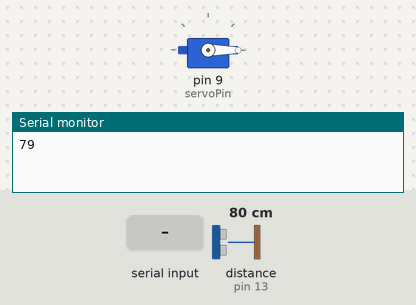
A sketch run on a simulated Arduino Uno, built with avr-gcc and run on an emulated ATmega328P. On the bench: servo, the last lines printed to the serial monitor. Wiring (inferred from the names in the program): ultrasonic range finder: trigger pin 12; echo pin 13. Inputs (shaded band) come from the test bench; at power-on: distance to the obstacle (sensor on pin 13) 80 cm. The echo pulse lasts 58.3 µs per cm.

Above: at 1.2 s.
1.3 s: "90,45\n" received over Serial
At 1.9 s:
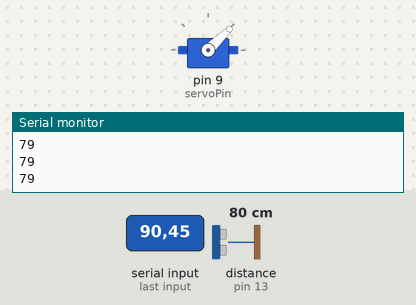
3.8 s: "30,150\n" received over Serial
At 4.6 s:
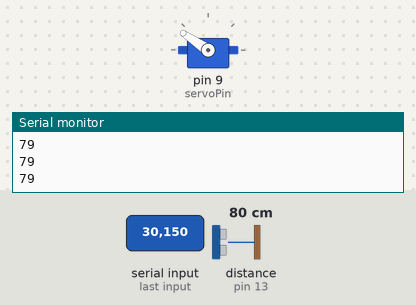
6.3 s: "200\n" received over Serial
At 6.8 s:
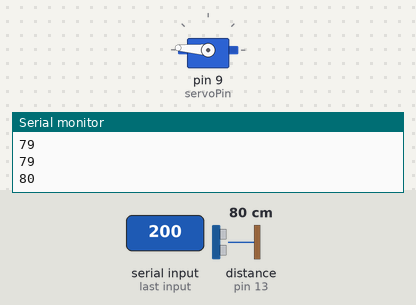
Timing chart, 0 to 9.3 s (numbered marks = the images above; inputs shaded):
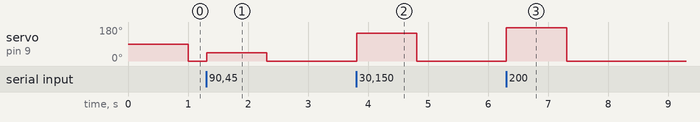

Measured:
- after the input at 1.3 s, servo on pin 9 (servoPin): 0° → 44° at once, → 0° 1.0 s later
- after the input at 3.8 s, servo on pin 9 (servoPin): 0° → 146° at once, → 0° 1.0 s later
- after the input at 6.3 s, servo on pin 9 (servoPin): 0° → 176° at once, → 0° 1.0 s later

The sketch:

Arduino_code_for_motor_shield.ino
```cpp
// (licence header left out)
#include <AFMotor.h>
#include <Servo.h>

// DC hobby servo
Servo servo1;

/* The servo minimum and maximum angle rotation */
static const int minAngle = 0;
static const int maxAngle = 176;
int servoAngle;
int servoPos;
int servoPin = 9;


/* Define pins for HC-SR04 ultrasonic sensor */
#define echoPin 13 // Echo Pin = Analog Pin 0
#define trigPin 12 // Trigger Pin = Analog Pin 1
// #define LEDPin 13 // Onboard LED
long duration; // Duration used to calculate distance
long HR_dist = 0; // Calculated Distance
int HR_angle = 0; // The angle in which the servo/sensor is pointing
int HR_dir = 1; // Used to change the direction of the servo/sensor
int minimumRange = 5; //Minimum Sonar range
int maximumRange = 200; //Maximum Sonar Range

/*--------------------SETUP()------------------------*/
void setup() {
  //Begin Serial communication using a 9600 baud rate
  Serial.begin (9600);

  // Tell the arduino that the servo is attached to Digital pin 10.
  servo1.attach(servoPin);

  //Setup the trigger and Echo pins of the HC-SR04 sensor
  pinMode(trigPin, OUTPUT);
  pinMode(echoPin, INPUT);
  // pinMode(LEDPin, OUTPUT); // Use LED indicator (if required)
}

/*----------------------LOOP()--------------------------*/
void loop() {

  /* check if data has been sent from the computer: */
  /* This expects an integer from the Serial buffer */
  HR_angle = Serial.parseInt();

  /* If the angle provided is 0 or greater, then move servo to that
    position/angle and then get a reading from the ultrasonic sensor */
  if (HR_angle > -1) {
    /*Make sure that the angle provided does not go beyond the capabilities
      of the Servo. This can also be used to calibrate the servo angle */
    servoPos = constrain(map(HR_angle, 0, 180, minAngle, maxAngle), minAngle, maxAngle);
    servo1.write(servoPos);

    /* Call the getDistance function to take a reading from the Ultrasonic sensor */
    getDistance();
  }
}


/*--------------------getDistance() FUNCTION ---------------*/
void getDistance() {

  /* The following trigPin/echoPin cycle is used to determine the
    distance of the nearest object by bouncing soundwaves off of it. */
  digitalWrite(trigPin, LOW);
  delayMicroseconds(2);

  digitalWrite(trigPin, HIGH);
  delayMicroseconds(10);

  digitalWrite(trigPin, LOW);
  duration = pulseIn(echoPin, HIGH);

  //Calculate the distance (in cm) based on the speed of sound.
  HR_dist = duration / 58.2;

  /*Send the reading from the ultrasonic sensor to the computer */
  if (HR_dist >= maximumRange || HR_dist <= minimumRange) {
    /* Send a 0 to computer and Turn LED ON to indicate "out of range" */
    Serial.println("0");
    // digitalWrite(LEDPin, HIGH);
  } else {
    /* Send the distance to the computer using Serial protocol, and
      turn LED OFF to indicate successful reading. */
    Serial.println(HR_dist);
    // digitalWrite(LEDPin, LOW);
  }
}
```
